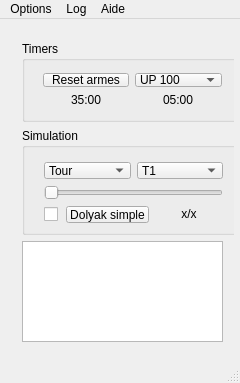
<?xml version="1.0" encoding="UTF-8"?>
<ui version="4.0">
 <class>MainWindow</class>
 <widget class="QMainWindow" name="MainWindow">
  <property name="geometry">
   <rect>
    <x>0</x>
    <y>0</y>
    <width>240</width>
    <height>383</height>
   </rect>
  </property>
  <property name="windowTitle">
   <string>Scout</string>
  </property>
  <widget class="QWidget" name="centralWidget">
   <widget class="QWidget" name="layoutWidget">
    <property name="geometry">
     <rect>
      <x>0</x>
      <y>0</y>
      <width>2</width>
      <height>2</height>
     </rect>
    </property>
    <layout class="QVBoxLayout" name="verticalLayout_2"/>
   </widget>
   <widget class="QWidget" name="layoutWidget">
    <property name="geometry">
     <rect>
      <x>11</x>
      <y>11</y>
      <width>223</width>
      <height>323</height>
     </rect>
    </property>
    <layout class="QVBoxLayout" name="verticalLayout_4">
     <item>
      <widget class="QGroupBox" name="groupBox">
       <property name="minimumSize">
        <size>
         <width>219</width>
         <height>81</height>
        </size>
       </property>
       <property name="maximumSize">
        <size>
         <width>219</width>
         <height>81</height>
        </size>
       </property>
       <property name="title">
        <string>Timers</string>
       </property>
       <widget class="QWidget" name="layoutWidget">
        <property name="geometry">
         <rect>
          <x>10</x>
          <y>21</y>
          <width>201</width>
          <height>55</height>
         </rect>
        </property>
        <layout class="QVBoxLayout" name="verticalLayout_3">
         <item>
          <layout class="QHBoxLayout" name="horizontalLayout_3">
           <item>
            <widget class="QPushButton" name="pushButton_armes">
             <property name="text">
              <string>Reset armes</string>
             </property>
            </widget>
           </item>
           <item>
            <widget class="QComboBox" name="comboBox">
             <item>
              <property name="text">
               <string>UP 100</string>
              </property>
             </item>
             <item>
              <property name="text">
               <string>UP 150</string>
              </property>
             </item>
             <item>
              <property name="text">
               <string>Camp buff</string>
              </property>
             </item>
            </widget>
           </item>
          </layout>
         </item>
         <item>
          <layout class="QHBoxLayout" name="horizontalLayout_4">
           <item>
            <spacer name="horizontalSpacer_3">
             <property name="orientation">
              <enum>Qt::Horizontal</enum>
             </property>
             <property name="sizeHint" stdset="0">
              <size>
               <width>40</width>
               <height>20</height>
              </size>
             </property>
            </spacer>
           </item>
           <item>
            <widget class="QLabel" name="label_timer_armes">
             <property name="text">
              <string>&lt;html&gt;&lt;head/&gt;&lt;body&gt;&lt;p&gt;35:00&lt;/p&gt;&lt;/body&gt;&lt;/html&gt;</string>
             </property>
            </widget>
           </item>
           <item>
            <spacer name="horizontalSpacer_4">
             <property name="orientation">
              <enum>Qt::Horizontal</enum>
             </property>
             <property name="sizeHint" stdset="0">
              <size>
               <width>40</width>
               <height>20</height>
              </size>
             </property>
            </spacer>
           </item>
           <item>
            <spacer name="horizontalSpacer">
             <property name="orientation">
              <enum>Qt::Horizontal</enum>
             </property>
             <property name="sizeHint" stdset="0">
              <size>
               <width>40</width>
               <height>20</height>
              </size>
             </property>
            </spacer>
           </item>
           <item>
            <widget class="QLabel" name="label_timer_camp">
             <property name="text">
              <string>&lt;html&gt;&lt;head/&gt;&lt;body&gt;&lt;p&gt;05:00&lt;/p&gt;&lt;/body&gt;&lt;/html&gt;</string>
             </property>
            </widget>
           </item>
           <item>
            <spacer name="horizontalSpacer_2">
             <property name="orientation">
              <enum>Qt::Horizontal</enum>
             </property>
             <property name="sizeHint" stdset="0">
              <size>
               <width>40</width>
               <height>20</height>
              </size>
             </property>
            </spacer>
           </item>
          </layout>
         </item>
        </layout>
       </widget>
      </widget>
     </item>
     <item>
      <widget class="QGroupBox" name="groupBox_2">
       <property name="minimumSize">
        <size>
         <width>219</width>
         <height>107</height>
        </size>
       </property>
       <property name="maximumSize">
        <size>
         <width>219</width>
         <height>107</height>
        </size>
       </property>
       <property name="title">
        <string>Simulation</string>
       </property>
       <widget class="QWidget" name="layoutWidget">
        <property name="geometry">
         <rect>
          <x>11</x>
          <y>23</y>
          <width>201</width>
          <height>83</height>
         </rect>
        </property>
        <layout class="QVBoxLayout" name="verticalLayout">
         <item>
          <layout class="QHBoxLayout" name="horizontalLayout">
           <item>
            <widget class="QComboBox" name="comboBox_Type">
             <item>
              <property name="text">
               <string>Tour</string>
              </property>
             </item>
             <item>
              <property name="text">
               <string>Fort</string>
              </property>
             </item>
             <item>
              <property name="text">
               <string>Château</string>
              </property>
             </item>
            </widget>
           </item>
           <item>
            <widget class="QComboBox" name="comboBox_Ravit">
             <item>
              <property name="text">
               <string>T1</string>
              </property>
             </item>
             <item>
              <property name="text">
               <string>T2</string>
              </property>
             </item>
             <item>
              <property name="text">
               <string>T3</string>
              </property>
             </item>
             <item>
              <property name="text">
               <string>Canons </string>
              </property>
             </item>
             <item>
              <property name="text">
               <string>Mortiers</string>
              </property>
             </item>
             <item>
              <property name="text">
               <string>TP</string>
              </property>
             </item>
            </widget>
           </item>
          </layout>
         </item>
         <item>
          <widget class="QSlider" name="horizontalSlider">
           <property name="orientation">
            <enum>Qt::Horizontal</enum>
           </property>
          </widget>
         </item>
         <item>
          <layout class="QHBoxLayout" name="horizontalLayout_2">
           <item>
            <widget class="QCheckBox" name="checkBox_double">
             <property name="minimumSize">
              <size>
               <width>16</width>
               <height>16</height>
              </size>
             </property>
             <property name="maximumSize">
              <size>
               <width>16</width>
               <height>16</height>
              </size>
             </property>
             <property name="text">
              <string/>
             </property>
            </widget>
           </item>
           <item>
            <widget class="QPushButton" name="pushButton_1Dolyak">
             <property name="text">
              <string>Dolyak simple</string>
             </property>
            </widget>
           </item>
           <item alignment="Qt::AlignHCenter|Qt::AlignVCenter">
            <widget class="QLabel" name="label_dolyaks">
             <property name="text">
              <string>&lt;html&gt;&lt;head/&gt;&lt;body&gt;&lt;p align=&quot;center&quot;&gt;x/x&lt;/p&gt;&lt;/body&gt;&lt;/html&gt;</string>
             </property>
            </widget>
           </item>
          </layout>
         </item>
        </layout>
       </widget>
      </widget>
     </item>
     <item>
      <widget class="QTextEdit" name="textEdit_log">
       <property name="maximumSize">
        <size>
         <width>221</width>
         <height>121</height>
        </size>
       </property>
       <property name="readOnly">
        <bool>true</bool>
       </property>
      </widget>
     </item>
    </layout>
   </widget>
  </widget>
  <widget class="QMenuBar" name="menuBar">
   <property name="geometry">
    <rect>
     <x>0</x>
     <y>0</y>
     <width>240</width>
     <height>21</height>
    </rect>
   </property>
   <widget class="QMenu" name="menuAffichage">
    <property name="title">
     <string>Options</string>
    </property>
    <widget class="QMenu" name="menuAlarme_sonore">
     <property name="title">
      <string>Alarme sonore</string>
     </property>
     <addaction name="actionAucune"/>
     <addaction name="actionCoucou"/>
     <addaction name="actionDring"/>
    </widget>
    <addaction name="separator"/>
    <addaction name="actionPop_up_reset_des_armes"/>
    <addaction name="menuAlarme_sonore"/>
   </widget>
   <widget class="QMenu" name="menuLog">
    <property name="title">
     <string>Log</string>
    </property>
    <addaction name="actionVider_le_log"/>
   </widget>
   <widget class="QMenu" name="menuAide">
    <property name="title">
     <string>Aide</string>
    </property>
    <addaction name="actionAide"/>
    <addaction name="actionCredits"/>
   </widget>
   <addaction name="menuAffichage"/>
   <addaction name="menuLog"/>
   <addaction name="menuAide"/>
  </widget>
  <widget class="QStatusBar" name="statusBar"/>
  <action name="actionLog">
   <property name="checkable">
    <bool>true</bool>
   </property>
   <property name="checked">
    <bool>true</bool>
   </property>
   <property name="text">
    <string>Log</string>
   </property>
  </action>
  <action name="actionTimers">
   <property name="checkable">
    <bool>true</bool>
   </property>
   <property name="checked">
    <bool>true</bool>
   </property>
   <property name="text">
    <string>Timers</string>
   </property>
  </action>
  <action name="actionSimulation">
   <property name="checkable">
    <bool>true</bool>
   </property>
   <property name="checked">
    <bool>true</bool>
   </property>
   <property name="text">
    <string>Simulation</string>
   </property>
  </action>
  <action name="actionPop_up_reset_des_armes">
   <property name="checkable">
    <bool>true</bool>
   </property>
   <property name="checked">
    <bool>true</bool>
   </property>
   <property name="text">
    <string>Pop-up reset des armes</string>
   </property>
  </action>
  <action name="actionVider_le_log">
   <property name="text">
    <string>Vider le log</string>
   </property>
  </action>
  <action name="actionEnregistrer_le_log">
   <property name="text">
    <string>Enregistrer le log</string>
   </property>
  </action>
  <action name="actionAide">
   <property name="text">
    <string>Aide..</string>
   </property>
  </action>
  <action name="actionPersonnaliser">
   <property name="text">
    <string>Personnaliser ..</string>
   </property>
  </action>
  <action name="actionCredits">
   <property name="text">
    <string>À propos..</string>
   </property>
  </action>
  <action name="actionAucune">
   <property name="text">
    <string>Aucune </string>
   </property>
  </action>
  <action name="actionCoucou">
   <property name="text">
    <string>Coucou</string>
   </property>
  </action>
  <action name="actionDring">
   <property name="text">
    <string>Dring</string>
   </property>
  </action>
 </widget>
 <layoutdefault spacing="6" margin="11"/>
 <resources/>
 <connections/>
</ui>
